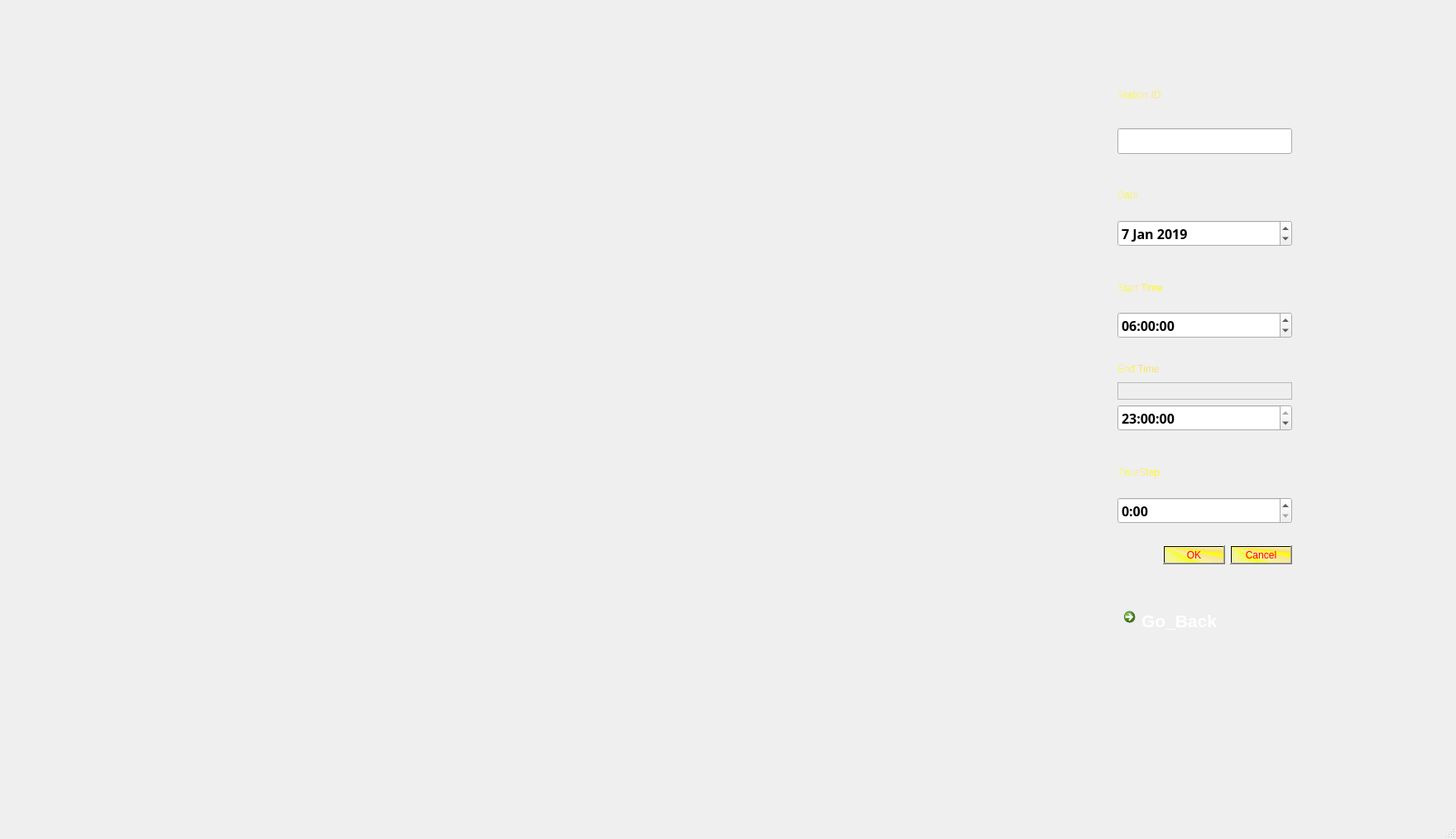
<?xml version="1.0" encoding="UTF-8"?>
<ui version="4.0">
 <class>MainWindow</class>
 <widget class="QMainWindow" name="MainWindow">
  <property name="geometry">
   <rect>
    <x>0</x>
    <y>0</y>
    <width>1759</width>
    <height>1014</height>
   </rect>
  </property>
  <property name="windowTitle">
   <string>MainWindow</string>
  </property>
  <widget class="QWidget" name="centralwidget">
   <widget class="QStackedWidget" name="stackedWidget">
    <property name="geometry">
     <rect>
      <x>70</x>
      <y>20</y>
      <width>1581</width>
      <height>871</height>
     </rect>
    </property>
    <property name="cursor">
     <cursorShape>ArrowCursor</cursorShape>
    </property>
    <property name="styleSheet">
     <string notr="true"/>
    </property>
    <property name="currentIndex">
     <number>3</number>
    </property>
    <widget class="QWidget" name="page">
     <property name="styleSheet">
      <string notr="true">#page{
	background-image: url(:/new/prefix1/Images/background3.jpg);
}</string>
     </property>
     <widget class="QLabel" name="label">
      <property name="geometry">
       <rect>
        <x>460</x>
        <y>80</y>
        <width>801</width>
        <height>71</height>
       </rect>
      </property>
      <property name="font">
       <font>
        <family>Agency FB</family>
        <pointsize>36</pointsize>
        <weight>75</weight>
        <bold>true</bold>
       </font>
      </property>
      <property name="styleSheet">
       <string notr="true">border-color: rgb(255, 255, 255);
color: qlineargradient(spread:pad, x1:0, y1:0, x2:1, y2:1, stop:0.159204 rgba(131, 167, 80, 255), stop:0.502488 rgba(69, 141, 141, 255), stop:0.756219 rgba(9, 214, 44, 255), stop:1 rgba(255, 255, 255, 255));</string>
      </property>
      <property name="text">
       <string>Welcome,please select the dataset </string>
      </property>
     </widget>
     <widget class="QWidget" name="layoutWidget">
      <property name="geometry">
       <rect>
        <x>530</x>
        <y>250</y>
        <width>550</width>
        <height>391</height>
       </rect>
      </property>
      <layout class="QVBoxLayout" name="verticalLayout_13">
       <item>
        <widget class="QPushButton" name="pushButton_2">
         <property name="font">
          <font>
           <family>Agency FB</family>
           <pointsize>16</pointsize>
           <weight>75</weight>
           <bold>true</bold>
          </font>
         </property>
         <property name="styleSheet">
          <string notr="true">#pushButton_2{
background-color: rgb(255, 255, 191);
}</string>
         </property>
         <property name="text">
          <string>Select Dataset</string>
         </property>
        </widget>
       </item>
       <item>
        <spacer name="verticalSpacer_4">
         <property name="orientation">
          <enum>Qt::Vertical</enum>
         </property>
         <property name="sizeType">
          <enum>QSizePolicy::Fixed</enum>
         </property>
         <property name="sizeHint" stdset="0">
          <size>
           <width>20</width>
           <height>60</height>
          </size>
         </property>
        </spacer>
       </item>
       <item>
        <widget class="QPushButton" name="pushButton_3">
         <property name="font">
          <font>
           <family>Agency FB</family>
           <pointsize>16</pointsize>
           <weight>75</weight>
           <bold>true</bold>
          </font>
         </property>
         <property name="styleSheet">
          <string notr="true">background-color: rgb(255, 255, 127);</string>
         </property>
         <property name="text">
          <string>Select Adjacency</string>
         </property>
        </widget>
       </item>
       <item>
        <spacer name="verticalSpacer_5">
         <property name="orientation">
          <enum>Qt::Vertical</enum>
         </property>
         <property name="sizeType">
          <enum>QSizePolicy::Fixed</enum>
         </property>
         <property name="sizeHint" stdset="0">
          <size>
           <width>20</width>
           <height>60</height>
          </size>
         </property>
        </spacer>
       </item>
       <item>
        <widget class="QCommandLinkButton" name="commandLinkButton">
         <property name="font">
          <font>
           <family>Algerian</family>
           <pointsize>16</pointsize>
           <weight>50</weight>
           <italic>false</italic>
           <bold>false</bold>
          </font>
         </property>
         <property name="styleSheet">
          <string notr="true">#commandLinkButton{
background-color: qlineargradient(spread:pad, x1:0, y1:0, x2:1, y2:1, stop:0 rgba(138, 223, 0, 255), stop:0.348259 rgba(156, 63, 21, 255), stop:0.661692 rgba(44, 124, 201, 255), stop:0.81592 rgba(54, 178, 0, 255), stop:0.975124 rgba(255, 255, 255, 255));
	font: 16pt &quot;Algerian&quot;;
	color: rgb(255, 255, 255);
}</string>
         </property>
         <property name="text">
          <string>           GO TO MAIN INTERFACE</string>
         </property>
        </widget>
       </item>
       <item>
        <spacer name="verticalSpacer_6">
         <property name="orientation">
          <enum>Qt::Vertical</enum>
         </property>
         <property name="sizeHint" stdset="0">
          <size>
           <width>20</width>
           <height>40</height>
          </size>
         </property>
        </spacer>
       </item>
      </layout>
     </widget>
    </widget>
    <widget class="QWidget" name="page_2">
     <property name="styleSheet">
      <string notr="true">#page_2{
	background-image: url(:/new/prefix1/Images/background_lanrentuku.com.jpg);
}</string>
     </property>
     <widget class="QLabel" name="label_9">
      <property name="geometry">
       <rect>
        <x>270</x>
        <y>50</y>
        <width>931</width>
        <height>71</height>
       </rect>
      </property>
      <property name="font">
       <font>
        <family>Algerian</family>
        <pointsize>36</pointsize>
        <weight>50</weight>
        <italic>false</italic>
        <bold>false</bold>
       </font>
      </property>
      <property name="styleSheet">
       <string notr="true">#label_9{
	font: 36pt &quot;Algerian&quot;;
	color: rgb(80, 31, 17);
}</string>
      </property>
      <property name="text">
       <string>                   Main Interface</string>
      </property>
     </widget>
     <widget class="QWidget" name="layoutWidget">
      <property name="geometry">
       <rect>
        <x>530</x>
        <y>180</y>
        <width>551</width>
        <height>601</height>
       </rect>
      </property>
      <layout class="QGridLayout" name="gridLayout">
       <property name="sizeConstraint">
        <enum>QLayout::SetNoConstraint</enum>
       </property>
       <item row="4" column="0">
        <widget class="QCommandLinkButton" name="commandLinkButton_3">
         <property name="sizePolicy">
          <sizepolicy hsizetype="Preferred" vsizetype="Fixed">
           <horstretch>0</horstretch>
           <verstretch>0</verstretch>
          </sizepolicy>
         </property>
         <property name="font">
          <font>
           <family>Algerian</family>
           <pointsize>28</pointsize>
           <weight>50</weight>
           <italic>false</italic>
           <bold>false</bold>
          </font>
         </property>
         <property name="styleSheet">
          <string notr="true">background-color: qlineargradient(spread:pad, x1:0, y1:0, x2:1, y2:1, stop:0 rgba(138, 223, 0, 255), stop:0.348259 rgba(156, 63, 21, 255), stop:0.661692 rgba(44, 124, 201, 255), stop:0.81592 rgba(54, 178, 0, 255), stop:0.975124 rgba(255, 255, 255, 255));
font: 28pt &quot;Algerian&quot;;
	color: rgb(80, 31, 17);</string>
         </property>
         <property name="text">
          <string>Plan Path</string>
         </property>
        </widget>
       </item>
       <item row="6" column="0">
        <widget class="QCommandLinkButton" name="commandLinkButton_4">
         <property name="sizePolicy">
          <sizepolicy hsizetype="Preferred" vsizetype="Fixed">
           <horstretch>0</horstretch>
           <verstretch>0</verstretch>
          </sizepolicy>
         </property>
         <property name="font">
          <font>
           <family>Segoe UI</family>
           <pointsize>16</pointsize>
           <weight>75</weight>
           <bold>true</bold>
          </font>
         </property>
         <property name="styleSheet">
          <string notr="true">background-color: qlineargradient(spread:pad, x1:0, y1:0, x2:1, y2:1, stop:0 rgba(138, 223, 0, 255), stop:0.348259 rgba(156, 63, 21, 255), stop:0.661692 rgba(44, 124, 201, 255), stop:0.81592 rgba(54, 178, 0, 255), stop:0.975124 rgba(255, 255, 255, 255));
color: rgb(255, 85, 0);</string>
         </property>
         <property name="text">
          <string>Go back to reselect Dataset</string>
         </property>
        </widget>
       </item>
       <item row="1" column="0">
        <spacer name="verticalSpacer_2">
         <property name="orientation">
          <enum>Qt::Vertical</enum>
         </property>
         <property name="sizeType">
          <enum>QSizePolicy::Fixed</enum>
         </property>
         <property name="sizeHint" stdset="0">
          <size>
           <width>20</width>
           <height>40</height>
          </size>
         </property>
        </spacer>
       </item>
       <item row="0" column="0">
        <widget class="QCommandLinkButton" name="commandLinkButton_1">
         <property name="sizePolicy">
          <sizepolicy hsizetype="Preferred" vsizetype="Fixed">
           <horstretch>0</horstretch>
           <verstretch>0</verstretch>
          </sizepolicy>
         </property>
         <property name="font">
          <font>
           <family>Algerian</family>
           <pointsize>28</pointsize>
           <weight>50</weight>
           <italic>false</italic>
           <bold>false</bold>
          </font>
         </property>
         <property name="styleSheet">
          <string notr="true">background-color: qlineargradient(spread:pad, x1:0, y1:0, x2:1, y2:1, stop:0 rgba(138, 223, 0, 255), stop:0.348259 rgba(156, 63, 21, 255), stop:0.661692 rgba(44, 124, 201, 255), stop:0.81592 rgba(54, 178, 0, 255), stop:0.975124 rgba(255, 255, 255, 255));
font: 28pt &quot;Algerian&quot;;
	color: rgb(80, 31, 17);</string>
         </property>
         <property name="locale">
          <locale language="Chinese" country="China"/>
         </property>
         <property name="text">
          <string>Select Data</string>
         </property>
        </widget>
       </item>
       <item row="2" column="0">
        <widget class="QCommandLinkButton" name="commandLinkButton_2">
         <property name="sizePolicy">
          <sizepolicy hsizetype="Preferred" vsizetype="Fixed">
           <horstretch>0</horstretch>
           <verstretch>0</verstretch>
          </sizepolicy>
         </property>
         <property name="font">
          <font>
           <family>Algerian</family>
           <pointsize>28</pointsize>
           <weight>50</weight>
           <italic>false</italic>
           <bold>false</bold>
          </font>
         </property>
         <property name="styleSheet">
          <string notr="true">background-color: qlineargradient(spread:pad, x1:0, y1:0, x2:1, y2:1, stop:0 rgba(138, 223, 0, 255), stop:0.348259 rgba(156, 63, 21, 255), stop:0.661692 rgba(44, 124, 201, 255), stop:0.81592 rgba(54, 178, 0, 255), stop:0.975124 rgba(255, 255, 255, 255));
font: 28pt &quot;Algerian&quot;;
	color: rgb(80, 31, 17);</string>
         </property>
         <property name="text">
          <string>Flow view</string>
         </property>
        </widget>
       </item>
       <item row="3" column="0">
        <spacer name="verticalSpacer_3">
         <property name="orientation">
          <enum>Qt::Vertical</enum>
         </property>
         <property name="sizeType">
          <enum>QSizePolicy::Fixed</enum>
         </property>
         <property name="sizeHint" stdset="0">
          <size>
           <width>20</width>
           <height>40</height>
          </size>
         </property>
        </spacer>
       </item>
       <item row="5" column="0">
        <spacer name="verticalSpacer_7">
         <property name="orientation">
          <enum>Qt::Vertical</enum>
         </property>
         <property name="sizeType">
          <enum>QSizePolicy::Fixed</enum>
         </property>
         <property name="sizeHint" stdset="0">
          <size>
           <width>20</width>
           <height>40</height>
          </size>
         </property>
        </spacer>
       </item>
      </layout>
     </widget>
    </widget>
    <widget class="QWidget" name="page_3">
     <property name="styleSheet">
      <string notr="true">#page_3{
	background-image: url(:/new/prefix1/Images/background_lanrentuku.com.jpg);
}</string>
     </property>
     <widget class="QCommandLinkButton" name="commandLinkButton_5">
      <property name="geometry">
       <rect>
        <x>860</x>
        <y>510</y>
        <width>411</width>
        <height>61</height>
       </rect>
      </property>
      <property name="sizePolicy">
       <sizepolicy hsizetype="Preferred" vsizetype="Preferred">
        <horstretch>0</horstretch>
        <verstretch>0</verstretch>
       </sizepolicy>
      </property>
      <property name="font">
       <font>
        <family>Segoe UI</family>
        <pointsize>18</pointsize>
       </font>
      </property>
      <property name="cursor">
       <cursorShape>ArrowCursor</cursorShape>
      </property>
      <property name="styleSheet">
       <string notr="true">background-color: qlineargradient(spread:pad, x1:0, y1:0, x2:1, y2:1, stop:0 rgba(138, 223, 0, 255), stop:0.348259 rgba(156, 63, 21, 255), stop:0.661692 rgba(44, 124, 201, 255), stop:0.81592 rgba(54, 178, 0, 255), stop:0.975124 rgba(255, 255, 255, 255));
color: qconicalgradient(cx:0, cy:0, angle:135, stop:0 rgba(255, 255, 0, 69), stop:0.375 rgba(255, 255, 0, 69), stop:0.423533 rgba(251, 255, 0, 145), stop:0.45 rgba(247, 255, 0, 208), stop:0.477581 rgba(255, 244, 71, 130), stop:0.518717 rgba(255, 218, 71, 130), stop:0.55 rgba(255, 255, 0, 255), stop:0.57754 rgba(255, 203, 0, 130), stop:0.625 rgba(255, 255, 0, 69), stop:1 rgba(255, 255, 0, 69));</string>
      </property>
      <property name="text">
       <string>Go back to main Interface</string>
      </property>
     </widget>
     <widget class="QLabel" name="label_10">
      <property name="geometry">
       <rect>
        <x>510</x>
        <y>70</y>
        <width>661</width>
        <height>71</height>
       </rect>
      </property>
      <property name="font">
       <font>
        <family>Arial</family>
        <pointsize>24</pointsize>
        <weight>75</weight>
        <bold>true</bold>
       </font>
      </property>
      <property name="styleSheet">
       <string notr="true">color: qlineargradient(spread:pad, x1:0, y1:0, x2:0, y2:1, stop:0 rgba(0, 0, 0, 255), stop:0.33 rgba(0, 0, 0, 255), stop:0.34 rgba(255, 30, 30, 255), stop:0.66 rgba(255, 0, 0, 255), stop:0.67 rgba(255, 255, 0, 255), stop:1 rgba(255, 255, 0, 255));</string>
      </property>
      <property name="text">
       <string>                   Data Filter</string>
      </property>
     </widget>
     <widget class="QWidget" name="layoutWidget">
      <property name="geometry">
       <rect>
        <x>390</x>
        <y>250</y>
        <width>242</width>
        <height>426</height>
       </rect>
      </property>
      <layout class="QVBoxLayout" name="verticalLayout_14">
       <item>
        <layout class="QVBoxLayout" name="verticalLayout">
         <item>
          <widget class="QCheckBox" name="checkBox">
           <property name="font">
            <font>
             <family>Agency FB</family>
             <pointsize>16</pointsize>
             <weight>75</weight>
             <bold>true</bold>
            </font>
           </property>
           <property name="styleSheet">
            <string notr="true">color: qconicalgradient(cx:0, cy:0, angle:135, stop:0 rgba(255, 255, 0, 69), stop:0.375 rgba(255, 255, 0, 69), stop:0.423533 rgba(251, 255, 0, 145), stop:0.45 rgba(247, 255, 0, 208), stop:0.477581 rgba(255, 244, 71, 130), stop:0.518717 rgba(255, 218, 71, 130), stop:0.55 rgba(255, 255, 0, 255), stop:0.57754 rgba(255, 203, 0, 130), stop:0.625 rgba(255, 255, 0, 69), stop:1 rgba(255, 255, 0, 69));</string>
           </property>
           <property name="text">
            <string>                 Time</string>
           </property>
          </widget>
         </item>
         <item>
          <widget class="QCheckBox" name="checkBox_2">
           <property name="font">
            <font>
             <family>Agency FB</family>
             <pointsize>16</pointsize>
             <weight>75</weight>
             <bold>true</bold>
            </font>
           </property>
           <property name="styleSheet">
            <string notr="true">color: qconicalgradient(cx:0, cy:0, angle:135, stop:0 rgba(255, 255, 0, 69), stop:0.375 rgba(255, 255, 0, 69), stop:0.423533 rgba(251, 255, 0, 145), stop:0.45 rgba(247, 255, 0, 208), stop:0.477581 rgba(255, 244, 71, 130), stop:0.518717 rgba(255, 218, 71, 130), stop:0.55 rgba(255, 255, 0, 255), stop:0.57754 rgba(255, 203, 0, 130), stop:0.625 rgba(255, 255, 0, 69), stop:1 rgba(255, 255, 0, 69));</string>
           </property>
           <property name="text">
            <string>                 LineID</string>
           </property>
          </widget>
         </item>
         <item>
          <widget class="QCheckBox" name="checkBox_3">
           <property name="font">
            <font>
             <family>Agency FB</family>
             <pointsize>16</pointsize>
             <weight>75</weight>
             <bold>true</bold>
            </font>
           </property>
           <property name="styleSheet">
            <string notr="true">color: qconicalgradient(cx:0, cy:0, angle:135, stop:0 rgba(255, 255, 0, 69), stop:0.375 rgba(255, 255, 0, 69), stop:0.423533 rgba(251, 255, 0, 145), stop:0.45 rgba(247, 255, 0, 208), stop:0.477581 rgba(255, 244, 71, 130), stop:0.518717 rgba(255, 218, 71, 130), stop:0.55 rgba(255, 255, 0, 255), stop:0.57754 rgba(255, 203, 0, 130), stop:0.625 rgba(255, 255, 0, 69), stop:1 rgba(255, 255, 0, 69));</string>
           </property>
           <property name="text">
            <string>                 StationID</string>
           </property>
          </widget>
         </item>
         <item>
          <widget class="QCheckBox" name="checkBox_4">
           <property name="font">
            <font>
             <family>Agency FB</family>
             <pointsize>16</pointsize>
             <weight>75</weight>
             <bold>true</bold>
            </font>
           </property>
           <property name="styleSheet">
            <string notr="true">color: qconicalgradient(cx:0, cy:0, angle:135, stop:0 rgba(255, 255, 0, 69), stop:0.375 rgba(255, 255, 0, 69), stop:0.423533 rgba(251, 255, 0, 145), stop:0.45 rgba(247, 255, 0, 208), stop:0.477581 rgba(255, 244, 71, 130), stop:0.518717 rgba(255, 218, 71, 130), stop:0.55 rgba(255, 255, 0, 255), stop:0.57754 rgba(255, 203, 0, 130), stop:0.625 rgba(255, 255, 0, 69), stop:1 rgba(255, 255, 0, 69));
</string>
           </property>
           <property name="text">
            <string>                 DeviceID</string>
           </property>
          </widget>
         </item>
         <item>
          <widget class="QCheckBox" name="checkBox_5">
           <property name="font">
            <font>
             <family>Agency FB</family>
             <pointsize>16</pointsize>
             <weight>75</weight>
             <bold>true</bold>
            </font>
           </property>
           <property name="styleSheet">
            <string notr="true">color: qconicalgradient(cx:0, cy:0, angle:135, stop:0 rgba(255, 255, 0, 69), stop:0.375 rgba(255, 255, 0, 69), stop:0.423533 rgba(251, 255, 0, 145), stop:0.45 rgba(247, 255, 0, 208), stop:0.477581 rgba(255, 244, 71, 130), stop:0.518717 rgba(255, 218, 71, 130), stop:0.55 rgba(255, 255, 0, 255), stop:0.57754 rgba(255, 203, 0, 130), stop:0.625 rgba(255, 255, 0, 69), stop:1 rgba(255, 255, 0, 69));</string>
           </property>
           <property name="text">
            <string>                 Status</string>
           </property>
          </widget>
         </item>
         <item>
          <widget class="QCheckBox" name="checkBox_6">
           <property name="font">
            <font>
             <family>Agency FB</family>
             <pointsize>16</pointsize>
             <weight>75</weight>
             <bold>true</bold>
            </font>
           </property>
           <property name="styleSheet">
            <string notr="true">color: qconicalgradient(cx:0, cy:0, angle:135, stop:0 rgba(255, 255, 0, 69), stop:0.375 rgba(255, 255, 0, 69), stop:0.423533 rgba(251, 255, 0, 145), stop:0.45 rgba(247, 255, 0, 208), stop:0.477581 rgba(255, 244, 71, 130), stop:0.518717 rgba(255, 218, 71, 130), stop:0.55 rgba(255, 255, 0, 255), stop:0.57754 rgba(255, 203, 0, 130), stop:0.625 rgba(255, 255, 0, 69), stop:1 rgba(255, 255, 0, 69));</string>
           </property>
           <property name="text">
            <string>                 UserID</string>
           </property>
          </widget>
         </item>
         <item>
          <widget class="QCheckBox" name="checkBox_7">
           <property name="font">
            <font>
             <family>Agency FB</family>
             <pointsize>16</pointsize>
             <weight>75</weight>
             <bold>true</bold>
            </font>
           </property>
           <property name="styleSheet">
            <string notr="true">color: qconicalgradient(cx:0, cy:0, angle:135, stop:0 rgba(255, 255, 0, 69), stop:0.375 rgba(255, 255, 0, 69), stop:0.423533 rgba(251, 255, 0, 145), stop:0.45 rgba(247, 255, 0, 208), stop:0.477581 rgba(255, 244, 71, 130), stop:0.518717 rgba(255, 218, 71, 130), stop:0.55 rgba(255, 255, 0, 255), stop:0.57754 rgba(255, 203, 0, 130), stop:0.625 rgba(255, 255, 0, 69), stop:1 rgba(255, 255, 0, 69));</string>
           </property>
           <property name="text">
            <string>                 Paytype</string>
           </property>
          </widget>
         </item>
         <item>
          <spacer name="horizontalSpacer_10">
           <property name="orientation">
            <enum>Qt::Horizontal</enum>
           </property>
           <property name="sizeHint" stdset="0">
            <size>
             <width>40</width>
             <height>20</height>
            </size>
           </property>
          </spacer>
         </item>
        </layout>
       </item>
       <item>
        <widget class="QDialogButtonBox" name="buttonBox">
         <property name="font">
          <font>
           <family>Arial</family>
           <pointsize>16</pointsize>
           <weight>9</weight>
           <italic>false</italic>
           <bold>false</bold>
          </font>
         </property>
         <property name="styleSheet">
          <string notr="true">background-color: qconicalgradient(cx:0, cy:0, angle:135, stop:0 rgba(255, 255, 0, 69), stop:0.375 rgba(255, 255, 0, 69), stop:0.423533 rgba(251, 255, 0, 145), stop:0.45 rgba(247, 255, 0, 208), stop:0.477581 rgba(255, 244, 71, 130), stop:0.518717 rgba(255, 218, 71, 130), stop:0.55 rgba(255, 255, 0, 255), stop:0.57754 rgba(255, 203, 0, 130), stop:0.625 rgba(255, 255, 0, 69), stop:1 rgba(255, 255, 0, 69));
font: 75 16pt &quot;Arial&quot;;
color: rgb(255, 0, 0);</string>
         </property>
         <property name="standardButtons">
          <set>QDialogButtonBox::Cancel|QDialogButtonBox::Ok</set>
         </property>
        </widget>
       </item>
      </layout>
     </widget>
    </widget>
    <widget class="QWidget" name="page_4">
     <property name="styleSheet">
      <string notr="true">#page_4{
background-image: url(:/new/prefix1/Images/background_lanrentuku.com.jpg);
}</string>
     </property>
     <widget class="QCustomPlot" name="plot" native="true">
      <property name="geometry">
       <rect>
        <x>40</x>
        <y>30</y>
        <width>1171</width>
        <height>771</height>
       </rect>
      </property>
      <property name="styleSheet">
       <string notr="true"/>
      </property>
      <property name="locale">
       <locale language="English" country="UnitedStates"/>
      </property>
     </widget>
     <widget class="QWidget" name="">
      <property name="geometry">
       <rect>
        <x>1280</x>
        <y>60</y>
        <width>211</width>
        <height>693</height>
       </rect>
      </property>
      <layout class="QVBoxLayout" name="verticalLayout_15">
       <item>
        <layout class="QVBoxLayout" name="verticalLayout_7">
         <item>
          <layout class="QVBoxLayout" name="verticalLayout_2">
           <item>
            <widget class="QLabel" name="label_2">
             <property name="styleSheet">
              <string notr="true">color: qconicalgradient(cx:0, cy:0, angle:135, stop:0 rgba(255, 255, 0, 69), stop:0.375 rgba(255, 255, 0, 69), stop:0.423533 rgba(251, 255, 0, 145), stop:0.45 rgba(247, 255, 0, 208), stop:0.477581 rgba(255, 244, 71, 130), stop:0.518717 rgba(255, 218, 71, 130), stop:0.55 rgba(255, 255, 0, 255), stop:0.57754 rgba(255, 203, 0, 130), stop:0.625 rgba(255, 255, 0, 69), stop:1 rgba(255, 255, 0, 69));
font: 75 14pt &quot;Arial&quot;;</string>
             </property>
             <property name="text">
              <string>Station ID</string>
             </property>
            </widget>
           </item>
           <item>
            <widget class="QLineEdit" name="lineEdit">
             <property name="font">
              <font>
               <family>Agency FB</family>
               <pointsize>12</pointsize>
               <weight>75</weight>
               <bold>true</bold>
              </font>
             </property>
            </widget>
           </item>
          </layout>
         </item>
         <item>
          <spacer name="horizontalSpacer">
           <property name="orientation">
            <enum>Qt::Horizontal</enum>
           </property>
           <property name="sizeHint" stdset="0">
            <size>
             <width>40</width>
             <height>20</height>
            </size>
           </property>
          </spacer>
         </item>
         <item>
          <layout class="QVBoxLayout" name="verticalLayout_3">
           <item>
            <widget class="QLabel" name="label_3">
             <property name="styleSheet">
              <string notr="true">color: qconicalgradient(cx:0, cy:0, angle:135, stop:0 rgba(255, 255, 0, 69), stop:0.375 rgba(255, 255, 0, 69), stop:0.423533 rgba(251, 255, 0, 145), stop:0.45 rgba(247, 255, 0, 208), stop:0.477581 rgba(255, 244, 71, 130), stop:0.518717 rgba(255, 218, 71, 130), stop:0.55 rgba(255, 255, 0, 255), stop:0.57754 rgba(255, 203, 0, 130), stop:0.625 rgba(255, 255, 0, 69), stop:1 rgba(255, 255, 0, 69));
font: 75 14pt &quot;Arial&quot;;</string>
             </property>
             <property name="text">
              <string>Date</string>
             </property>
            </widget>
           </item>
           <item>
            <widget class="QDateEdit" name="dateEdit">
             <property name="font">
              <font>
               <family>Agency FB</family>
               <pointsize>12</pointsize>
               <weight>75</weight>
               <bold>true</bold>
              </font>
             </property>
             <property name="locale">
              <locale language="English" country="UnitedStates"/>
             </property>
             <property name="date">
              <date>
               <year>2019</year>
               <month>1</month>
               <day>7</day>
              </date>
             </property>
            </widget>
           </item>
           <item>
            <spacer name="horizontalSpacer_2">
             <property name="orientation">
              <enum>Qt::Horizontal</enum>
             </property>
             <property name="sizeHint" stdset="0">
              <size>
               <width>40</width>
               <height>20</height>
              </size>
             </property>
            </spacer>
           </item>
          </layout>
         </item>
         <item>
          <layout class="QVBoxLayout" name="verticalLayout_4">
           <item>
            <widget class="QLabel" name="label_4">
             <property name="styleSheet">
              <string notr="true">color: qconicalgradient(cx:0, cy:0, angle:135, stop:0 rgba(255, 255, 0, 69), stop:0.375 rgba(255, 255, 0, 69), stop:0.423533 rgba(251, 255, 0, 145), stop:0.45 rgba(247, 255, 0, 208), stop:0.477581 rgba(255, 244, 71, 130), stop:0.518717 rgba(255, 218, 71, 130), stop:0.55 rgba(255, 255, 0, 255), stop:0.57754 rgba(255, 203, 0, 130), stop:0.625 rgba(255, 255, 0, 69), stop:1 rgba(255, 255, 0, 69));
font: 75 14pt &quot;Arial&quot;;</string>
             </property>
             <property name="text">
              <string>Start Time</string>
             </property>
            </widget>
           </item>
           <item>
            <widget class="QTimeEdit" name="start_time">
             <property name="font">
              <font>
               <family>Agency FB</family>
               <pointsize>12</pointsize>
               <weight>75</weight>
               <bold>true</bold>
              </font>
             </property>
             <property name="time">
              <time>
               <hour>6</hour>
               <minute>0</minute>
               <second>0</second>
              </time>
             </property>
            </widget>
           </item>
           <item>
            <spacer name="horizontalSpacer_3">
             <property name="orientation">
              <enum>Qt::Horizontal</enum>
             </property>
             <property name="sizeHint" stdset="0">
              <size>
               <width>40</width>
               <height>20</height>
              </size>
             </property>
            </spacer>
           </item>
          </layout>
         </item>
         <item>
          <layout class="QVBoxLayout" name="verticalLayout_5">
           <item>
            <widget class="QLabel" name="label_5">
             <property name="styleSheet">
              <string notr="true">color: qconicalgradient(cx:0, cy:0, angle:135, stop:0 rgba(255, 255, 0, 69), stop:0.375 rgba(255, 255, 0, 69), stop:0.423533 rgba(251, 255, 0, 145), stop:0.45 rgba(247, 255, 0, 208), stop:0.477581 rgba(255, 244, 71, 130), stop:0.518717 rgba(255, 218, 71, 130), stop:0.55 rgba(255, 255, 0, 255), stop:0.57754 rgba(255, 203, 0, 130), stop:0.625 rgba(255, 255, 0, 69), stop:1 rgba(255, 255, 0, 69));
font: 75 14pt &quot;Arial&quot;;</string>
             </property>
             <property name="text">
              <string>End Time</string>
             </property>
            </widget>
           </item>
           <item>
            <widget class="QFrame" name="frame">
             <property name="frameShape">
              <enum>QFrame::StyledPanel</enum>
             </property>
             <property name="frameShadow">
              <enum>QFrame::Raised</enum>
             </property>
            </widget>
           </item>
           <item>
            <widget class="QTimeEdit" name="endtime">
             <property name="font">
              <font>
               <family>Agency FB</family>
               <pointsize>12</pointsize>
               <weight>75</weight>
               <bold>true</bold>
              </font>
             </property>
             <property name="time">
              <time>
               <hour>23</hour>
               <minute>0</minute>
               <second>0</second>
              </time>
             </property>
            </widget>
           </item>
           <item>
            <spacer name="horizontalSpacer_4">
             <property name="orientation">
              <enum>Qt::Horizontal</enum>
             </property>
             <property name="sizeHint" stdset="0">
              <size>
               <width>40</width>
               <height>20</height>
              </size>
             </property>
            </spacer>
           </item>
          </layout>
         </item>
         <item>
          <layout class="QVBoxLayout" name="verticalLayout_6">
           <item>
            <widget class="QLabel" name="label_6">
             <property name="styleSheet">
              <string notr="true">color: qconicalgradient(cx:0, cy:0, angle:135, stop:0 rgba(255, 255, 0, 69), stop:0.375 rgba(255, 255, 0, 69), stop:0.423533 rgba(251, 255, 0, 145), stop:0.45 rgba(247, 255, 0, 208), stop:0.477581 rgba(255, 244, 71, 130), stop:0.518717 rgba(255, 218, 71, 130), stop:0.55 rgba(255, 255, 0, 255), stop:0.57754 rgba(255, 203, 0, 130), stop:0.625 rgba(255, 255, 0, 69), stop:1 rgba(255, 255, 0, 69));
font: 75 14pt &quot;Arial&quot;;</string>
             </property>
             <property name="text">
              <string>TimeStep</string>
             </property>
            </widget>
           </item>
           <item>
            <widget class="QTimeEdit" name="timestep">
             <property name="font">
              <font>
               <family>Agency FB</family>
               <pointsize>12</pointsize>
               <weight>75</weight>
               <bold>true</bold>
              </font>
             </property>
             <property name="displayFormat">
              <string>H:mm</string>
             </property>
             <property name="time">
              <time>
               <hour>0</hour>
               <minute>0</minute>
               <second>0</second>
              </time>
             </property>
            </widget>
           </item>
           <item>
            <spacer name="horizontalSpacer_5">
             <property name="orientation">
              <enum>Qt::Horizontal</enum>
             </property>
             <property name="sizeHint" stdset="0">
              <size>
               <width>40</width>
               <height>20</height>
              </size>
             </property>
            </spacer>
           </item>
          </layout>
         </item>
         <item>
          <widget class="QDialogButtonBox" name="buttonBox_2">
           <property name="styleSheet">
            <string notr="true">background-color: qconicalgradient(cx:0, cy:0, angle:135, stop:0 rgba(255, 255, 0, 69), stop:0.375 rgba(255, 255, 0, 69), stop:0.423533 rgba(251, 255, 0, 145), stop:0.45 rgba(247, 255, 0, 208), stop:0.477581 rgba(255, 244, 71, 130), stop:0.518717 rgba(255, 218, 71, 130), stop:0.55 rgba(255, 255, 0, 255), stop:0.57754 rgba(255, 203, 0, 130), stop:0.625 rgba(255, 255, 0, 69), stop:1 rgba(255, 255, 0, 69));
font: 75 16pt &quot;Arial&quot;;
color: rgb(255, 0, 0);</string>
           </property>
           <property name="standardButtons">
            <set>QDialogButtonBox::Cancel|QDialogButtonBox::Ok</set>
           </property>
          </widget>
         </item>
         <item>
          <spacer name="horizontalSpacer_9">
           <property name="orientation">
            <enum>Qt::Horizontal</enum>
           </property>
           <property name="sizeType">
            <enum>QSizePolicy::Preferred</enum>
           </property>
           <property name="sizeHint" stdset="0">
            <size>
             <width>80</width>
             <height>40</height>
            </size>
           </property>
          </spacer>
         </item>
        </layout>
       </item>
       <item>
        <widget class="QCommandLinkButton" name="commandLinkButton_6">
         <property name="sizePolicy">
          <sizepolicy hsizetype="Preferred" vsizetype="Fixed">
           <horstretch>0</horstretch>
           <verstretch>0</verstretch>
          </sizepolicy>
         </property>
         <property name="font">
          <font>
           <family>Segoe UI</family>
           <pointsize>16</pointsize>
           <weight>75</weight>
           <bold>true</bold>
          </font>
         </property>
         <property name="styleSheet">
          <string notr="true">color: qlineargradient(spread:pad, x1:0, y1:0, x2:1, y2:1, stop:0 rgba(158, 155, 71, 251), stop:0.343284 rgba(186, 238, 255, 255), stop:0.641791 rgba(153, 124, 164, 255), stop:0.925373 rgba(255, 255, 255, 255), stop:0.935323 rgba(255, 255, 255, 255));
background-color: qlineargradient(spread:pad, x1:0, y1:0, x2:1, y2:1, stop:0 rgba(138, 223, 0, 255), stop:0.348259 rgba(156, 63, 21, 255), stop:0.661692 rgba(44, 124, 201, 255), stop:0.81592 rgba(54, 178, 0, 255), stop:0.975124 rgba(255, 255, 255, 255));</string>
         </property>
         <property name="text">
          <string>Go_Back </string>
         </property>
        </widget>
       </item>
      </layout>
     </widget>
    </widget>
    <widget class="QWidget" name="page_5">
     <property name="styleSheet">
      <string notr="true">#page_5{
background-image: url(:/new/prefix1/Images/background_lanrentuku.com.jpg);
}</string>
     </property>
     <widget class="QWidget" name="layoutWidget">
      <property name="geometry">
       <rect>
        <x>390</x>
        <y>210</y>
        <width>864</width>
        <height>411</height>
       </rect>
      </property>
      <layout class="QVBoxLayout" name="verticalLayout_12">
       <item>
        <layout class="QVBoxLayout" name="verticalLayout_10">
         <item>
          <layout class="QHBoxLayout" name="horizontalLayout_3">
           <item>
            <spacer name="horizontalSpacer_11">
             <property name="orientation">
              <enum>Qt::Horizontal</enum>
             </property>
             <property name="sizeType">
              <enum>QSizePolicy::Fixed</enum>
             </property>
             <property name="sizeHint" stdset="0">
              <size>
               <width>40</width>
               <height>20</height>
              </size>
             </property>
            </spacer>
           </item>
           <item>
            <layout class="QVBoxLayout" name="verticalLayout_9">
             <item>
              <widget class="QLabel" name="label_7">
               <property name="font">
                <font>
                 <family>Algerian</family>
                 <pointsize>20</pointsize>
                 <weight>50</weight>
                 <italic>false</italic>
                 <bold>false</bold>
                </font>
               </property>
               <property name="styleSheet">
                <string notr="true">font: 20pt &quot;Algerian&quot;;</string>
               </property>
               <property name="text">
                <string>    Start StationID</string>
               </property>
              </widget>
             </item>
             <item>
              <widget class="QFrame" name="frame_2">
               <property name="sizePolicy">
                <sizepolicy hsizetype="Fixed" vsizetype="Fixed">
                 <horstretch>0</horstretch>
                 <verstretch>0</verstretch>
                </sizepolicy>
               </property>
               <property name="frameShape">
                <enum>QFrame::StyledPanel</enum>
               </property>
               <property name="frameShadow">
                <enum>QFrame::Raised</enum>
               </property>
               <layout class="QHBoxLayout" name="horizontalLayout">
                <item>
                 <spacer name="verticalSpacer_8">
                  <property name="orientation">
                   <enum>Qt::Vertical</enum>
                  </property>
                  <property name="sizeType">
                   <enum>QSizePolicy::Fixed</enum>
                  </property>
                  <property name="sizeHint" stdset="0">
                   <size>
                    <width>60</width>
                    <height>40</height>
                   </size>
                  </property>
                 </spacer>
                </item>
                <item>
                 <widget class="QLineEdit" name="start_StationID">
                  <property name="font">
                   <font>
                    <family>Agency FB</family>
                    <pointsize>12</pointsize>
                    <weight>75</weight>
                    <bold>true</bold>
                   </font>
                  </property>
                 </widget>
                </item>
               </layout>
              </widget>
             </item>
            </layout>
           </item>
           <item>
            <spacer name="verticalSpacer">
             <property name="orientation">
              <enum>Qt::Vertical</enum>
             </property>
             <property name="sizeHint" stdset="0">
              <size>
               <width>20</width>
               <height>40</height>
              </size>
             </property>
            </spacer>
           </item>
           <item>
            <layout class="QVBoxLayout" name="verticalLayout_8">
             <item>
              <widget class="QLabel" name="label_8">
               <property name="font">
                <font>
                 <family>Algerian</family>
                 <pointsize>20</pointsize>
                 <weight>50</weight>
                 <italic>false</italic>
                 <bold>false</bold>
                </font>
               </property>
               <property name="styleSheet">
                <string notr="true">font: 20pt &quot;Algerian&quot;;</string>
               </property>
               <property name="text">
                <string>     End StationID</string>
               </property>
              </widget>
             </item>
             <item>
              <widget class="QFrame" name="frame_3">
               <property name="sizePolicy">
                <sizepolicy hsizetype="Fixed" vsizetype="Fixed">
                 <horstretch>0</horstretch>
                 <verstretch>0</verstretch>
                </sizepolicy>
               </property>
               <property name="frameShape">
                <enum>QFrame::StyledPanel</enum>
               </property>
               <property name="frameShadow">
                <enum>QFrame::Raised</enum>
               </property>
               <layout class="QHBoxLayout" name="horizontalLayout_2">
                <item>
                 <spacer name="verticalSpacer_9">
                  <property name="orientation">
                   <enum>Qt::Vertical</enum>
                  </property>
                  <property name="sizeHint" stdset="0">
                   <size>
                    <width>60</width>
                    <height>40</height>
                   </size>
                  </property>
                 </spacer>
                </item>
                <item>
                 <widget class="QLineEdit" name="EndStationID">
                  <property name="font">
                   <font>
                    <family>Agency FB</family>
                    <pointsize>12</pointsize>
                    <weight>75</weight>
                    <bold>true</bold>
                   </font>
                  </property>
                 </widget>
                </item>
               </layout>
              </widget>
             </item>
            </layout>
           </item>
           <item>
            <spacer name="horizontalSpacer_12">
             <property name="orientation">
              <enum>Qt::Horizontal</enum>
             </property>
             <property name="sizeType">
              <enum>QSizePolicy::Fixed</enum>
             </property>
             <property name="sizeHint" stdset="0">
              <size>
               <width>60</width>
               <height>20</height>
              </size>
             </property>
            </spacer>
           </item>
          </layout>
         </item>
         <item>
          <spacer name="horizontalSpacer_7">
           <property name="orientation">
            <enum>Qt::Horizontal</enum>
           </property>
           <property name="sizeHint" stdset="0">
            <size>
             <width>40</width>
             <height>20</height>
            </size>
           </property>
          </spacer>
         </item>
         <item>
          <widget class="QPushButton" name="PlanPath">
           <property name="sizePolicy">
            <sizepolicy hsizetype="Minimum" vsizetype="Fixed">
             <horstretch>0</horstretch>
             <verstretch>0</verstretch>
            </sizepolicy>
           </property>
           <property name="styleSheet">
            <string notr="true">font: 75 18pt &quot;Arial&quot;;
color: rgb(218, 180, 141);
background-image: url(:/new/prefix1/Images/background_lanrentuku.com.jpg);</string>
           </property>
           <property name="text">
            <string>Plan Path</string>
           </property>
          </widget>
         </item>
         <item>
          <spacer name="horizontalSpacer_6">
           <property name="orientation">
            <enum>Qt::Horizontal</enum>
           </property>
           <property name="sizeHint" stdset="0">
            <size>
             <width>40</width>
             <height>20</height>
            </size>
           </property>
          </spacer>
         </item>
         <item>
          <widget class="QListWidget" name="DisplayWindow">
           <property name="font">
            <font>
             <pointsize>12</pointsize>
             <weight>75</weight>
             <bold>true</bold>
            </font>
           </property>
          </widget>
         </item>
         <item>
          <spacer name="horizontalSpacer_8">
           <property name="orientation">
            <enum>Qt::Horizontal</enum>
           </property>
           <property name="sizeHint" stdset="0">
            <size>
             <width>40</width>
             <height>20</height>
            </size>
           </property>
          </spacer>
         </item>
        </layout>
       </item>
      </layout>
     </widget>
     <widget class="QLabel" name="label_11">
      <property name="geometry">
       <rect>
        <x>390</x>
        <y>20</y>
        <width>921</width>
        <height>141</height>
       </rect>
      </property>
      <property name="font">
       <font>
        <family>Algerian</family>
        <pointsize>28</pointsize>
       </font>
      </property>
      <property name="text">
       <string>Welcome,please input the stationID</string>
      </property>
     </widget>
     <widget class="QCommandLinkButton" name="commandLinkButton_7">
      <property name="geometry">
       <rect>
        <x>690</x>
        <y>680</y>
        <width>301</width>
        <height>57</height>
       </rect>
      </property>
      <property name="font">
       <font>
        <family>Segoe UI</family>
        <pointsize>16</pointsize>
        <weight>75</weight>
        <bold>true</bold>
       </font>
      </property>
      <property name="styleSheet">
       <string notr="true">color: qlineargradient(spread:pad, x1:0, y1:0, x2:1, y2:1, stop:0 rgba(158, 155, 71, 251), stop:0.343284 rgba(186, 238, 255, 255), stop:0.641791 rgba(153, 124, 164, 255), stop:0.925373 rgba(255, 255, 255, 255), stop:0.935323 rgba(255, 255, 255, 255));
background-color: qlineargradient(spread:pad, x1:0, y1:0, x2:1, y2:1, stop:0 rgba(138, 223, 0, 255), stop:0.348259 rgba(156, 63, 21, 255), stop:0.661692 rgba(44, 124, 201, 255), stop:0.81592 rgba(54, 178, 0, 255), stop:0.975124 rgba(255, 255, 255, 255));</string>
      </property>
      <property name="text">
       <string>       GO_BACK</string>
      </property>
     </widget>
    </widget>
   </widget>
   <widget class="QWidget" name="layoutWidget">
    <property name="geometry">
     <rect>
      <x>0</x>
      <y>0</y>
      <width>2</width>
      <height>2</height>
     </rect>
    </property>
    <layout class="QVBoxLayout" name="verticalLayout_11"/>
   </widget>
  </widget>
  <widget class="QMenuBar" name="menubar">
   <property name="geometry">
    <rect>
     <x>0</x>
     <y>0</y>
     <width>1759</width>
     <height>30</height>
    </rect>
   </property>
  </widget>
  <widget class="QStatusBar" name="statusbar"/>
 </widget>
 <customwidgets>
  <customwidget>
   <class>QCustomPlot</class>
   <extends>QWidget</extends>
   <header>qcustomplot.h</header>
   <container>1</container>
  </customwidget>
 </customwidgets>
 <resources/>
 <connections/>
</ui>
